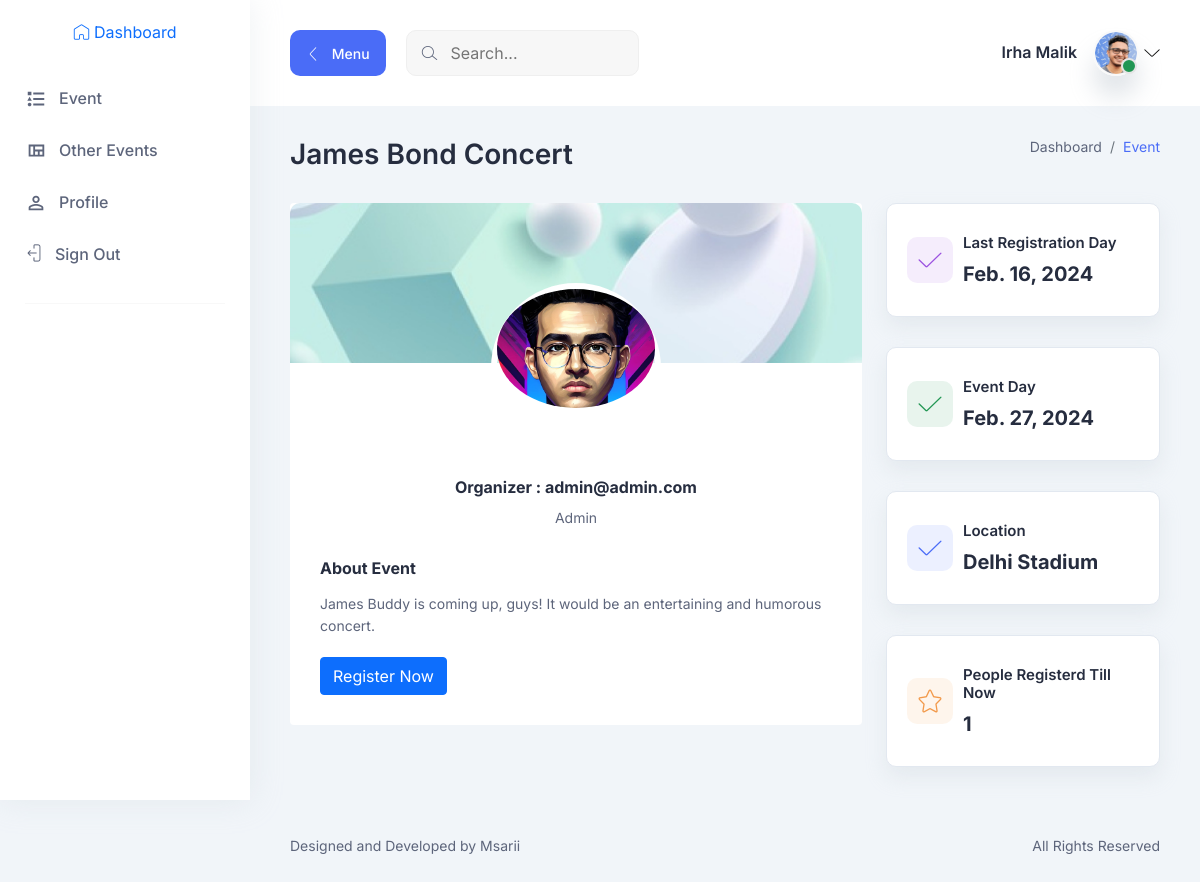
Screenshot of /event-view/1/ (signed in) with the database file from the repository.
### accounts/models.py (models this page shows)
class CustomUser(AbstractUser):
    username = None
    email = models.EmailField(('email address'), unique=True)
    phone = models.CharField(max_length=20 , null=True , blank=True)
    otp = models.IntegerField(default=0)
    USERNAME_FIELD = 'email'
    REQUIRED_FIELDS = []
    objects = CustomUserManager()
    def get_username(self):
        return self.email

### events/models.py (models this page shows, shortened)
class Event(BaseClass):
    EVENT_STATUS_CHOICES = [
        ('upcoming', 'Upcoming'),
        ('ongoing', 'Ongoing'),
        ('completed', 'Completed'),
    ]
    organizer   = models.ForeignKey(CustomUser , on_delete = models.CASCADE , related_name="myEvents")
    title       = models.CharField(max_length=255)
    description =  models.TextField()
    location    = models.CharField(max_length=100)
    registration_deadline = models.DateField()
    event_day             = models.DateField()
    featured_image        = models.ImageField(upload_to='event_images/')
    status                = models.CharField(max_length=20, choices=EVENT_STATUS_CHOICES, default='upcoming')

### events/views.py (the view)
# urls.py: path("event-view/<int:pk>/" , event_view , name="event-view"),
@login_required(login_url="accounts:user-login")
def event_view(request,pk):
    event=Event.objects.get(id=pk)
    return render(request , "events/event-view.html" , locals())

### templates/events/event-view.html (shortened to what this page needs)
{% extends 'main/base.html' %}
{% block content %}
{% load static %}
<div class="container-fluid">
    <div class="title-wrapper pt-30">
      <div class="row align-items-center">
        <div class="col-md-6">
          <div class="title mb-30">
            <h2>{{event.title}}</h2>
          </div>
        </div>
        <div class="col-md-6">
          <div class="breadcrumb-wrapper mb-30">
            <nav aria-label="breadcrumb">
              <ol class="breadcrumb">
                <li class="breadcrumb-item">
                  <a href="/">Dashboard</a>
                </li>
                <li class="breadcrumb-item active" aria-current="page">
                  Event
                </li>
              </ol>
            </nav>
          </div>
        </div>
      </div>
    </div>
    <div class="row">
      <div class="col-xxl-9 col-lg-8">
        <div class="client-profile-wrapper mb-30">
          <div class="client-cover">
            <img
              src="{% static 'assets/images/clients/clients-cover.jpg' %}"
              alt="cover-image"
            />
          </div>
          <div class="client-profile-photo">
            <div class="image">
              <img
                src="{{event.featured_image.url}}"
                alt="profile"
              />
            </div>
            <div class="profile-meta text-center pt-25">
              <h5 class="text-bold mb-10">Organizer : {{event.organizer}}</h5>
              <p class="text-sm">  {{event.organizer.first_name}} </p>
            </div>
          </div>
          <div class="client-info">
            <h5 class="text-bold mb-15">About Event</h5>
            <p class="text-sm mb-20">
            {{event.description}}
            </p>
            <button type="button" class="btn btn-primary" data-bs-toggle="modal" data-bs-target="#RegisterEvent">
                Register Now
            </button>
          </div>
        </div>
      </div>
      <div class="col-xxl-3 col-lg-4">
        <div class="row">
          <div class="col-sm-6 col-lg-12">
            <div class="icon-card mb-30">
              <div class="icon purple">
                <i class="lni lni-checkmark"></i>
              </div>
              <div class="content">
                <h6 class="mb-10">Last Registration Day</h6>
                <h3 class="text-bold">{{event.registration_deadline}}</h3>
              </div>
            </div>
          </div>
          <div class="col-sm-6 col-lg-12">
            <div class="icon-card mb-30">
              <div class="icon success">
                <i class="lni lni-checkmark"></i>
              </div>
              <div class="content">
                <h6 class="mb-10">Event Day </h6>
                <h3 class="text-bold">{{event.event_day}}</h3>
              </div>
            </div>
          </div>
          <div class="col-sm-6 col-lg-12">
            <div class="icon-card mb-30">
              <div class="icon primary">
                <i class="lni lni-checkmark"></i>
              </div>
              <div class="content">
                <h6 class="mb-10">Location</h6>
                <h3 class="text-bold">{{event.location}}</h3>
              </div>
            </div>
          </div>
          <div class="col-sm-6 col-lg-12">
            <div class="icon-card mb-30">
              <div class="icon orange">
                <i class="lni lni-star"></i>
              </div>
              <div class="content">
                <h6 class="mb-10">People Registerd Till Now</h6>
                <h3 class="text-bold">{{event.eventParticipants.all.count}}</h3>
              </div>
            </div>
          </div>
        </div>
      </div>
    </div>
  </div>
{% endblock %}

### templates/main/base.html (shortened to what this page needs)
{% load static %}
<!DOCTYPE html>
<html lang="en">
  <head>
    <link rel="stylesheet" href="{% static 'assets/css/bootstrap.min.css' %}" />
    <link rel="stylesheet" href="{% static 'assets/css/LineIcons.css' %}" />
    <link rel="stylesheet" href="{% static 'assets/css/quill/bubble.css' %}" />
    <link rel="stylesheet" href="{% static 'assets/css/quill/snow.css' %}" />
    <link rel="stylesheet" href="{% static 'assets/css/fullcalendar.css' %}" />
    <link rel="stylesheet" href="{% static 'assets/css/morris.css' %}" />
    <link rel="stylesheet" href="{% static 'assets/css/vanilla-dataTables.min.css' %}" />
    <link rel="stylesheet" href="{% static 'assets/css/main.css' %}" />
  </head>
  <body>
    <aside class="sidebar-nav-wrapper">
      <div class="navbar-logo">
        <a href="/" class="ml-2">
          <i class="lni lni-home"></i>
          <span> Dashboard </span>
        </a>
      </div>
      <nav class="sidebar-nav">
        <ul>
          <li class="nav-item">
            <a href="{% url 'events:my-events' %}">
              <span class="icon">
              </span>
              <span class="text">
                Event
              </span>
            </a>
          </li>
          <li class="nav-item">
            <a href="{% url 'events:other-events' %}">
              <span class="icon">
              </span>
              <span class="text">
                Other Events
              </span>
            </a>
          </li>
          <li class="nav-item">
            <a href="{% url 'accounts:profile' %}">
              <span class="icon">
              </span>
              <span class="text">
                Profile
              </span>
            </a>
          </li>
          <li class="nav-item ">
            <a  href="{% url 'accounts:user-logout' %}">
              <span class="icon">
                <i class="lni lni-exit"></i>
              </span>
              <span class="text">
                Sign Out
              </span>
            </a>
          </li>
          <span class="divider"><hr /></span>
        </ul>
      </nav>
    </aside>
    <main class="main-wrapper">
      <header class="header">
        <div class="container-fluid">
          <div class="row">
            <div class="col-lg-5 col-md-5 col-6">
              <div class="header-left d-flex align-items-center">
                <div class="menu-toggle-btn mr-20">
                  <button
                    id="menu-toggle"
                    class="main-btn primary-btn btn-hover"
                  >
                    <i class="lni lni-chevron-left me-2"></i> Menu
                  </button>
                </div>
                <div class="header-search d-none d-md-flex">
                  <form action="#">
                    <input type="text" placeholder="Search..." />
                    <button><i class="lni lni-search-alt"></i></button>
                  </form>
                </div>
              </div>
            </div>
            <div class="col-lg-7 col-md-7 col-6">
              <div class="header-right">
                <div class="profile-box ml-15">
                  <button
                    class="dropdown-toggle bg-transparent border-0"
                    type="button"
                    id="profile"
                    data-bs-toggle="dropdown"
                    aria-expanded="false"
                  >
                    <div class="profile-info">
                      <div class="info">
                        <h6>{{request.user.first_name | capfirst }}  {{request.user.last_name | capfirst }}  </h6>
                        <div class="image">
                          <img
                            src="{% static 'assets/images/profile/profile-image.png' %}"
                            alt=""
                          />
                          <span class="status"></span>
                        </div>
                      </div>
                    </div>
                    <i class="lni lni-chevron-down"></i>
                  </button>
                </div>
              </div>
            </div>
          </div>
        </div>
      </header>
    <section class="section">
        {% block content %}
        {% endblock %}
    </section>
      <footer class="footer">
        <div class="container-fluid">
          <div class="row">
            <div class="col-md-6 order-last order-md-first">
              <div class="copyright text-center text-md-start">
                <p class="text-sm">
                  Designed and Developed by
                  <a
                    href=""
                    rel="nofollow"
                    target="_blank"
                  >
                    Msarii
                  </a>
                </p>
              </div>
            </div>
            <div class="col-md-6">
              <div
                class="
                  terms
                  d-flex
                  justify-content-center justify-content-md-end
                "
              >
                <a href="#0" class="text-sm">All Rights Reserved</a>
              </div>
            </div>
          </div>
        </div>
      </footer>
    </main>
  </body>
</html>

### static/assets/css/fullcalendar.css (style rules this page uses)
:root { --fc-daygrid-event-dot-width: 8px; }
:root { --fc-list-event-dot-width: 10px; --fc-list-event-hover-bg-color: #f5f5f5; }

### rows the page displays
CustomUser: user.first_name "Irha", user.last_name "Malik"
Event: title "James Bond Concert", featured_image (picture), organizer "admin@admin.com", organizer.first_name "Admin", description "James Buddy is coming up, guys! It would be an entertaining and humorous concert.", registration_deadline "Feb. 16, 2024", event_day "Feb. 27, 2024", location "Delhi Stadium", eventParticipants.all.count "1"
